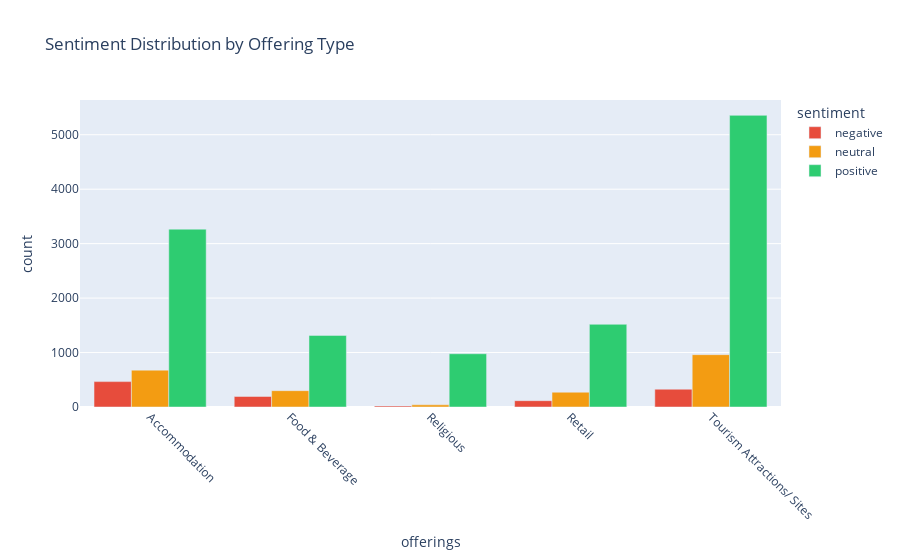
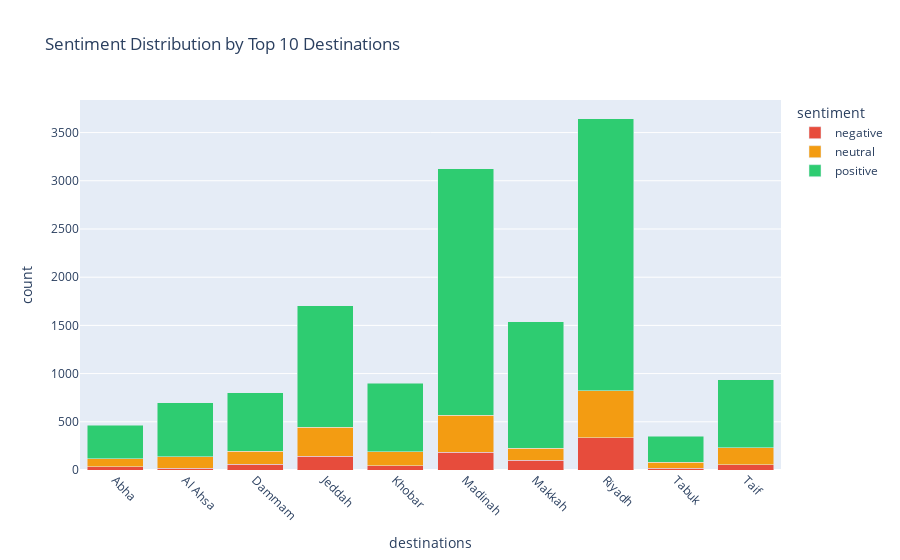

The code cell stored with these charts, in order, in its notebook:
### Markdown cell above
### 7.4 Sentiment by Offerings and Destinations

### Code cell
# Sentiment by offering type - TRAINING DATA
offering_sentiment = df_exploded.groupby(['offerings', 'sentiment']).size().reset_index(name='count')
offering_sentiment_pivot = offering_sentiment.pivot(index='offerings', columns='sentiment', values='count').fillna(0)

fig = px.bar(offering_sentiment, x='offerings', y='count', color='sentiment',
             title='Sentiment Distribution by Offering Type',
             barmode='group',
             color_discrete_map={'positive': '#2ecc71', 'neutral': '#f39c12', 'negative': '#e74c3c'})
fig.update_layout(xaxis_tickangle=45)
fig.show()

# Average rating by offering - TRAINING DATA
offering_ratings = df_exploded.groupby('offerings')['rating_normalized'].mean().sort_values(ascending=False)
print("\nAverage Rating by Offering Type:")
print(offering_ratings)

# Sentiment by top destinations
top_dest = df_exploded['destinations'].value_counts().head(10).index
dest_sentiment = df_exploded[df_exploded['destinations'].isin(top_dest)]
dest_sentiment_grouped = dest_sentiment.groupby(['destinations', 'sentiment']).size().reset_index(name='count')

fig2 = px.bar(dest_sentiment_grouped, x='destinations', y='count', color='sentiment',
              title='Sentiment Distribution by Top 10 Destinations',
              barmode='stack',
              color_discrete_map={'positive': '#2ecc71', 'neutral': '#f39c12', 'negative': '#e74c3c'})
fig2.update_layout(xaxis_tickangle=45)
fig2.show()

# Average rating by destination
dest_ratings = df_exploded.groupby('destinations')['rating_normalized'].mean().sort_values(ascending=False).head(15)
print("\n\nTop 15 Destinations by Average Rating:")
print(dest_ratings)

### Figure 1 — Plotly figure (JSON) as saved in the notebook; plotly's stock layout.template omitted (floating-point values rounded to 4 significant figures)
{"data": [{"alignmentgroup": "True", "hovertemplate": "sentiment=negative<br>offerings=%{x}<br>count=%{y}<extra></extra>", "legendgroup": "negative", "marker": {"color": "#e74c3c", "pattern": {"shape": ""}}, "name": "negative", "offsetgroup": "negative", "orientation": "v", "showlegend": true, "textposition": "auto", "type": "bar", "x": ["Accommodation", "Food & Beverage", "Religious", "Retail", "Tourism Attractions/ Sites"], "xaxis": "x", "y": [466, 194, 20, 116, 327], "yaxis": "y"}, {"alignmentgroup": "True", "hovertemplate": "sentiment=neutral<br>offerings=%{x}<br>count=%{y}<extra></extra>", "legendgroup": "neutral", "marker": {"color": "#f39c12", "pattern": {"shape": ""}}, "name": "neutral", "offsetgroup": "neutral", "orientation": "v", "showlegend": true, "textposition": "auto", "type": "bar", "x": ["Accommodation", "Food & Beverage", "Religious", "Retail", "Tourism Attractions/ Sites"], "xaxis": "x", "y": [677, 300, 40, 272, 961], "yaxis": "y"}, {"alignmentgroup": "True", "hovertemplate": "sentiment=positive<br>offerings=%{x}<br>count=%{y}<extra></extra>", "legendgroup": "positive", "marker": {"color": "#2ecc71", "pattern": {"shape": ""}}, "name": "positive", "offsetgroup": "positive", "orientation": "v", "showlegend": true, "textposition": "auto", "type": "bar", "x": ["Accommodation", "Food & Beverage", "Religious", "Retail", "Tourism Attractions/ Sites"], "xaxis": "x", "y": [3266, 1315, 978, 1519, 5356], "yaxis": "y"}], "layout": {"barmode": "group", "legend": {"title": {"text": "sentiment"}, "tracegroupgap": 0}, "title": {"text": "Sentiment Distribution by Offering Type"}, "xaxis": {"anchor": "y", "domain": [0, 1], "tickangle": 45, "title": {"text": "offerings"}}, "yaxis": {"anchor": "x", "domain": [0, 1], "title": {"text": "count"}}}}

### Figure 2 — Plotly figure (JSON) as saved in the notebook; plotly's stock layout.template omitted (floating-point values rounded to 4 significant figures)
{"data": [{"hovertemplate": "sentiment=negative<br>destinations=%{x}<br>count=%{y}<extra></extra>", "legendgroup": "negative", "marker": {"color": "#e74c3c", "pattern": {"shape": ""}}, "name": "negative", "orientation": "v", "showlegend": true, "textposition": "auto", "type": "bar", "x": ["Abha", "Al Ahsa", "Dammam", "Jeddah", "Khobar", "Madinah", "Makkah", "Riyadh", "Tabuk", "Taif"], "xaxis": "x", "y": [36, 20, 61, 145, 46, 186, 102, 336, 20, 53], "yaxis": "y"}, {"hovertemplate": "sentiment=neutral<br>destinations=%{x}<br>count=%{y}<extra></extra>", "legendgroup": "neutral", "marker": {"color": "#f39c12", "pattern": {"shape": ""}}, "name": "neutral", "orientation": "v", "showlegend": true, "textposition": "auto", "type": "bar", "x": ["Abha", "Al Ahsa", "Dammam", "Jeddah", "Khobar", "Madinah", "Makkah", "Riyadh", "Tabuk", "Taif"], "xaxis": "x", "y": [81, 118, 134, 298, 144, 383, 124, 484, 63, 177], "yaxis": "y"}, {"hovertemplate": "sentiment=positive<br>destinations=%{x}<br>count=%{y}<extra></extra>", "legendgroup": "positive", "marker": {"color": "#2ecc71", "pattern": {"shape": ""}}, "name": "positive", "orientation": "v", "showlegend": true, "textposition": "auto", "type": "bar", "x": ["Abha", "Al Ahsa", "Dammam", "Jeddah", "Khobar", "Madinah", "Makkah", "Riyadh", "Tabuk", "Taif"], "xaxis": "x", "y": [349, 559, 608, 1261, 711, 2554, 1312, 2826, 268, 706], "yaxis": "y"}], "layout": {"barmode": "stack", "legend": {"title": {"text": "sentiment"}, "tracegroupgap": 0}, "title": {"text": "Sentiment Distribution by Top 10 Destinations"}, "xaxis": {"anchor": "y", "domain": [0, 1], "tickangle": 45, "title": {"text": "destinations"}}, "yaxis": {"anchor": "x", "domain": [0, 1], "title": {"text": "count"}}}}
